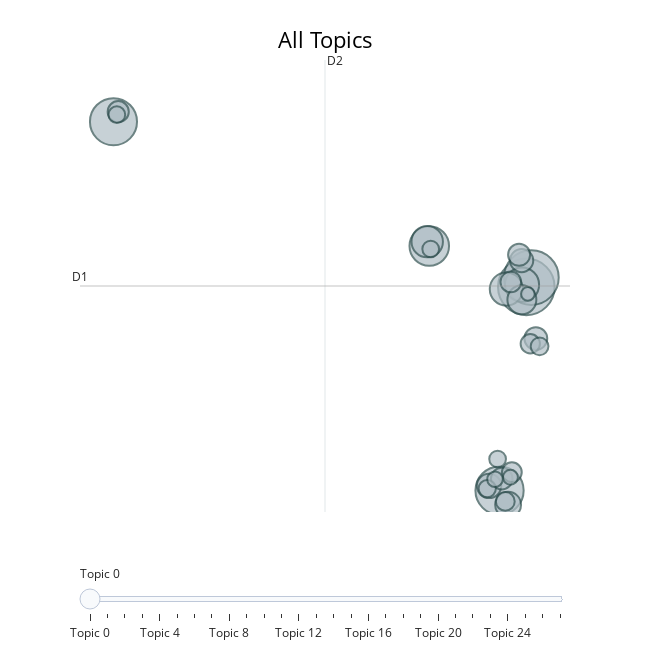

Notebook code cell kept with this figure:
### Markdown cell above
#### Bubble chart

This visualization displays the distribution of topics in a 2-dimensional space using bubbles. The size of each bubble indicates how often the topic appears in the documents. The distance between bubbles represents semantic relationship between the topics, with topics that share common words appearing closer together and overlapping.

### Code cell
topic_model.visualize_topics(title="All Topics", custom_labels=True)

### Figure 1 — Plotly figure (JSON) as saved in the notebook; plotly's stock layout.template omitted (floating-point values rounded to 4 significant figures)
{"data": [{"customdata": [[0, "Cabin Cleanliness and Service Standards", 172], [1, "Gatwick Lounge and Boarding Issues", 161], [2, "Poor Service and Outdated Aircraft", 125], [3, "Booking, Refunds, and Customer Service Issues", 119], [4, "Refund Challenges and Customer Frustrations", 84], [5, "Poor Meal Quality and Service", 63], [6, "Boarding Delays and Customer Service", 59], [7, "Lost Luggage and Poor Service", 53], [8, "Business Class Service and Seating Issues", 45], [9, "Significant Flight Delays and Issues", 36], [10, "Edinburgh to London Flight Experience", 32], [11, "Meal Service and Inflight Entertainment Issues", 29], [12, "Boeing 787 Comfort and Service", 28], [13, "Lounge Quality and Catering Discrepancies", 26], [14, "Exceptional Cabin Crew Support", 25], [15, "Ticketing and Customer Service Failures", 24], [16, "Legroom and Seat Comfort Issues", 23], [17, "A380 Cabin Experience and Issues", 21], [18, "Comfort and Cabin Crew Evaluation", 20], [19, "Efficient Check-in and Boarding Chaos", 19], [20, "Premium Economy Experience Evaluation", 17], [21, "Delays and Inflight Service Issues", 16], [22, "Frequent Flight Delays and Chaos", 15], [23, "Overbooking and Flight Cancellations", 15], [24, "Ground Staff and Check-in Issues", 15], [25, "Poor In-Flight Experience and Services", 13], [26, "A380 Comfort and Service Feedback", 12], [27, "Club Europe Service and Comfort Issues", 10]], "hovertemplate": "<b>Topic %{customdata[0]}</b><br>%{customdata[1]}<br>Size: %{customdata[2]}", "legendgroup": "", "marker": {"color": "#B0BEC5", "line": {"color": "DarkSlateGrey", "width": 2}, "size": [172, 161, 125, 119, 84, 63, 59, 53, 45, 36, 32, 29, 28, 26, 25, 24, 23, 21, 20, 19, 17, 16, 15, 15, 15, 13, 12, 10], "sizemode": "area", "sizeref": 0.1075, "symbol": "circle"}, "mode": "markers", "name": "", "orientation": "v", "showlegend": false, "type": "scatter", "x": [12.77, 13.11, 10.97, -15.03, 6.237, 12.48, 11.43, 6.099, 12.47, 11.55, 10.27, 12.46, 13.42, 12.29, 11.12, -14.71, 11.73, 11.8, 13.04, 11.36, 13.67, 10.14, -14.81, 6.333, 10.84, 10.66, 11.7, 12.88], "xaxis": "x", "y": [5.417, 5.716, -1.094, 10.7, 6.726, 5.489, 5.348, 6.864, 5.005, -1.548, -0.9439, 6.259, 3.766, 6.443, -0.7142, 11.02, 5.576, -0.5086, 3.6, -1.442, 3.516, -1.033, 10.93, 6.629, -0.08617, -0.7356, -0.6688, 5.192], "yaxis": "y"}], "layout": {"annotations": [{"showarrow": false, "text": "D1", "x": -17.29, "y": 5.446, "yshift": 10}, {"showarrow": false, "text": "D2", "x": -0.7863, "xshift": 10, "y": 12.67}], "height": 650, "hoverlabel": {"bgcolor": "white", "font": {"family": "Rockwell", "size": 16}}, "legend": {"itemsizing": "constant", "tracegroupgap": 0}, "margin": {"t": 60}, "shapes": [{"line": {"color": "#CFD8DC", "width": 2}, "type": "line", "x0": -0.7863, "x1": -0.7863, "y0": -1.78, "y1": 12.67}, {"line": {"color": "#9E9E9E", "width": 2}, "type": "line", "x0": -17.29, "x1": 15.72, "y0": 5.446, "y1": 5.446}], "sliders": [{"active": 0, "pad": {"t": 50}, "steps": [{"args": [{"marker.color": [["red", "#B0BEC5", "#B0BEC5", "#B0BEC5", "#B0BEC5", "#B0BEC5", "#B0BEC5", "#B0BEC5", "#B0BEC5", "#B0BEC5", "#B0BEC5", "#B0BEC5", "#B0BEC5", "#B0BEC5", "#B0BEC5", "#B0BEC5", "#B0BEC5", "#B0BEC5", "#B0BEC5", "#B0BEC5", "#B0BEC5", "#B0BEC5", "#B0BEC5", "#B0BEC5", "#B0BEC5", "#B0BEC5", "#B0BEC5", "#B0BEC5"]]}], "label": "Topic 0", "method": "update"}, {"args": [{"marker.color": [["#B0BEC5", "red", "#B0BEC5", "#B0BEC5", "#B0BEC5", "#B0BEC5", "#B0BEC5", "#B0BEC5", "#B0BEC5", "#B0BEC5", "#B0BEC5", "#B0BEC5", "#B0BEC5", "#B0BEC5", "#B0BEC5", "#B0BEC5", "#B0BEC5", "#B0BEC5", "#B0BEC5", "#B0BEC5", "#B0BEC5", "#B0BEC5", "#B0BEC5", "#B0BEC5", "#B0BEC5", "#B0BEC5", "#B0BEC5", "#B0BEC5"]]}], "label": "Topic 1", "method": "update"}, {"args": [{"marker.color": [["#B0BEC5", "#B0BEC5", "red", "#B0BEC5", "#B0BEC5", "#B0BEC5", "#B0BEC5", "#B0BEC5", "#B0BEC5", "#B0BEC5", "#B0BEC5", "#B0BEC5", "#B0BEC5", "#B0BEC5", "#B0BEC5", "#B0BEC5", "#B0BEC5", "#B0BEC5", "#B0BEC5", "#B0BEC5", "#B0BEC5", "#B0BEC5", "#B0BEC5", "#B0BEC5", "#B0BEC5", "#B0BEC5", "#B0BEC5", "#B0BEC5"]]}], "label": "Topic 2", "method": "update"}, {"args": [{"marker.color": [["#B0BEC5", "#B0BEC5", "#B0BEC5", "red", "#B0BEC5", "#B0BEC5", "#B0BEC5", "#B0BEC5", "#B0BEC5", "#B0BEC5", "#B0BEC5", "#B0BEC5", "#B0BEC5", "#B0BEC5", "#B0BEC5", "#B0BEC5", "#B0BEC5", "#B0BEC5", "#B0BEC5", "#B0BEC5", "#B0BEC5", "#B0BEC5", "#B0BEC5", "#B0BEC5", "#B0BEC5", "#B0BEC5", "#B0BEC5", "#B0BEC5"]]}], "label": "Topic 3", "method": "update"}, {"args": [{"marker.color": [["#B0BEC5", "#B0BEC5", "#B0BEC5", "#B0BEC5", "red", "#B0BEC5", "#B0BEC5", "#B0BEC5", "#B0BEC5", "#B0BEC5", "#B0BEC5", "#B0BEC5", "#B0BEC5", "#B0BEC5", "#B0BEC5", "#B0BEC5", "#B0BEC5", "#B0BEC5", "#B0BEC5", "#B0BEC5", "#B0BEC5", "#B0BEC5", "#B0BEC5", "#B0BEC5", "#B0BEC5", "#B0BEC5", "#B0BEC5", "#B0BEC5"]]}], "label": "Topic 4", "method": "update"}, {"args": [{"marker.color": [["#B0BEC5", "#B0BEC5", "#B0BEC5", "#B0BEC5", "#B0BEC5", "red", "#B0BEC5", "#B0BEC5", "#B0BEC5", "#B0BEC5", "#B0BEC5", "#B0BEC5", "#B0BEC5", "#B0BEC5", "#B0BEC5", "#B0BEC5", "#B0BEC5", "#B0BEC5", "#B0BEC5", "#B0BEC5", "#B0BEC5", "#B0BEC5", "#B0BEC5", "#B0BEC5", "#B0BEC5", "#B0BEC5", "#B0BEC5", "#B0BEC5"]]}], "label": "Topic 5", "method": "update"}, {"args": [{"marker.color": [["#B0BEC5", "#B0BEC5", "#B0BEC5", "#B0BEC5", "#B0BEC5", "#B0BEC5", "red", "#B0BEC5", "#B0BEC5", "#B0BEC5", "#B0BEC5", "#B0BEC5", "#B0BEC5", "#B0BEC5", "#B0BEC5", "#B0BEC5", "#B0BEC5", "#B0BEC5", "#B0BEC5", "#B0BEC5", "#B0BEC5", "#B0BEC5", "#B0BEC5", "#B0BEC5", "#B0BEC5", "#B0BEC5", "#B0BEC5", "#B0BEC5"]]}], "label": "Topic 6", "method": "update"}, {"args": [{"marker.color": [["#B0BEC5", "#B0BEC5", "#B0BEC5", "#B0BEC5", "#B0BEC5", "#B0BEC5", "#B0BEC5", "red", "#B0BEC5", "#B0BEC5", "#B0BEC5", "#B0BEC5", "#B0BEC5", "#B0BEC5", "#B0BEC5", "#B0BEC5", "#B0BEC5", "#B0BEC5", "#B0BEC5", "#B0BEC5", "#B0BEC5", "#B0BEC5", "#B0BEC5", "#B0BEC5", "#B0BEC5", "#B0BEC5", "#B0BEC5", "#B0BEC5"]]}], "label": "Topic 7", "method": "update"}, {"args": [{"marker.color": [["#B0BEC5", "#B0BEC5", "#B0BEC5", "#B0BEC5", "#B0BEC5", "#B0BEC5", "#B0BEC5", "#B0BEC5", "red", "#B0BEC5", "#B0BEC5", "#B0BEC5", "#B0BEC5", "#B0BEC5", "#B0BEC5", "#B0BEC5", "#B0BEC5", "#B0BEC5", "#B0BEC5", "#B0BEC5", "#B0BEC5", "#B0BEC5", "#B0BEC5", "#B0BEC5", "#B0BEC5", "#B0BEC5", "#B0BEC5", "#B0BEC5"]]}], "label": "Topic 8", "method": "update"}, {"args": [{"marker.color": [["#B0BEC5", "#B0BEC5", "#B0BEC5", "#B0BEC5", "#B0BEC5", "#B0BEC5", "#B0BEC5", "#B0BEC5", "#B0BEC5", "red", "#B0BEC5", "#B0BEC5", "#B0BEC5", "#B0BEC5", "#B0BEC5", "#B0BEC5", "#B0BEC5", "#B0BEC5", "#B0BEC5", "#B0BEC5", "#B0BEC5", "#B0BEC5", "#B0BEC5", "#B0BEC5", "#B0BEC5", "#B0BEC5", "#B0BEC5", "#B0BEC5"]]}], "label": "Topic 9", "method": "update"}, {"args": [{"marker.color": [["#B0BEC5", "#B0BEC5", "#B0BEC5", "#B0BEC5", "#B0BEC5", "#B0BEC5", "#B0BEC5", "#B0BEC5", "#B0BEC5", "#B0BEC5", "red", "#B0BEC5", "#B0BEC5", "#B0BEC5", "#B0BEC5", "#B0BEC5", "#B0BEC5", "#B0BEC5", "#B0BEC5", "#B0BEC5", "#B0BEC5", "#B0BEC5", "#B0BEC5", "#B0BEC5", "#B0BEC5", "#B0BEC5", "#B0BEC5", "#B0BEC5"]]}], "label": "Topic 10", "method": "update"}, {"args": [{"marker.color": [["#B0BEC5", "#B0BEC5", "#B0BEC5", "#B0BEC5", "#B0BEC5", "#B0BEC5", "#B0BEC5", "#B0BEC5", "#B0BEC5", "#B0BEC5", "#B0BEC5", "red", "#B0BEC5", "#B0BEC5", "#B0BEC5", "#B0BEC5", "#B0BEC5", "#B0BEC5", "#B0BEC5", "#B0BEC5", "#B0BEC5", "#B0BEC5", "#B0BEC5", "#B0BEC5", "#B0BEC5", "#B0BEC5", "#B0BEC5", "#B0BEC5"]]}], "label": "Topic 11", "method": "update"}, {"args": [{"marker.color": [["#B0BEC5", "#B0BEC5", "#B0BEC5", "#B0BEC5", "#B0BEC5", "#B0BEC5", "#B0BEC5", "#B0BEC5", "#B0BEC5", "#B0BEC5", "#B0BEC5", "#B0BEC5", "red", "#B0BEC5", "#B0BEC5", "#B0BEC5", "#B0BEC5", "#B0BEC5", "#B0BEC5", "#B0BEC5", "#B0BEC5", "#B0BEC5", "#B0BEC5", "#B0BEC5", "#B0BEC5", "#B0BEC5", "#B0BEC5", "#B0BEC5"]]}], "label": "Topic 12", "method": "update"}, {"args": [{"marker.color": [["#B0BEC5", "#B0BEC5", "#B0BEC5", "#B0BEC5", "#B0BEC5", "#B0BEC5", "#B0BEC5", "#B0BEC5", "#B0BEC5", "#B0BEC5", "#B0BEC5", "#B0BEC5", "#B0BEC5", "red", "#B0BEC5", "#B0BEC5", "#B0BEC5", "#B0BEC5", "#B0BEC5", "#B0BEC5", "#B0BEC5", "#B0BEC5", "#B0BEC5", "#B0BEC5", "#B0BEC5", "#B0BEC5", "#B0BEC5", "#B0BEC5"]]}], "label": "Topic 13", "method": "update"}, {"args": [{"marker.color": [["#B0BEC5", "#B0BEC5", "#B0BEC5", "#B0BEC5", "#B0BEC5", "#B0BEC5", "#B0BEC5", "#B0BEC5", "#B0BEC5", "#B0BEC5", "#B0BEC5", "#B0BEC5", "#B0BEC5", "#B0BEC5", "red", "#B0BEC5", "#B0BEC5", "#B0BEC5", "#B0BEC5", "#B0BEC5", "#B0BEC5", "#B0BEC5", "#B0BEC5", "#B0BEC5", "#B0BEC5", "#B0BEC5", "#B0BEC5", "#B0BEC5"]]}], "label": "Topic 14", "method": "update"}, {"args": [{"marker.color": [["#B0BEC5", "#B0BEC5", "#B0BEC5", "#B0BEC5", "#B0BEC5", "#B0BEC5", "#B0BEC5", "#B0BEC5", "#B0BEC5", "#B0BEC5", "#B0BEC5", "#B0BEC5", "#B0BEC5", "#B0BEC5", "#B0BEC5", "red", "#B0BEC5", "#B0BEC5", "#B0BEC5", "#B0BEC5", "#B0BEC5", "#B0BEC5", "#B0BEC5", "#B0BEC5", "#B0BEC5", "#B0BEC5", "#B0BEC5", "#B0BEC5"]]}], "label": "Topic 15", "method": "update"}, {"args": [{"marker.color": [["#B0BEC5", "#B0BEC5", "#B0BEC5", "#B0BEC5", "#B0BEC5", "#B0BEC5", "#B0BEC5", "#B0BEC5", "#B0BEC5", "#B0BEC5", "#B0BEC5", "#B0BEC5", "#B0BEC5", "#B0BEC5", "#B0BEC5", "#B0BEC5", "red", "#B0BEC5", "#B0BEC5", "#B0BEC5", "#B0BEC5", "#B0BEC5", "#B0BEC5", "#B0BEC5", "#B0BEC5", "#B0BEC5", "#B0BEC5", "#B0BEC5"]]}], "label": "Topic 16", "method": "update"}, {"args": [{"marker.color": [["#B0BEC5", "#B0BEC5", "#B0BEC5", "#B0BEC5", "#B0BEC5", "#B0BEC5", "#B0BEC5", "#B0BEC5", "#B0BEC5", "#B0BEC5", "#B0BEC5", "#B0BEC5", "#B0BEC5", "#B0BEC5", "#B0BEC5", "#B0BEC5", "#B0BEC5", "red", "#B0BEC5", "#B0BEC5", "#B0BEC5", "#B0BEC5", "#B0BEC5", "#B0BEC5", "#B0BEC5", "#B0BEC5", "#B0BEC5", "#B0BEC5"]]}], "label": "Topic 17", "method": "update"}, {"args": [{"marker.color": [["#B0BEC5", "#B0BEC5", "#B0BEC5", "#B0BEC5", "#B0BEC5", "#B0BEC5", "#B0BEC5", "#B0BEC5", "#B0BEC5", "#B0BEC5", "#B0BEC5", "#B0BEC5", "#B0BEC5", "#B0BEC5", "#B0BEC5", "#B0BEC5", "#B0BEC5", "#B0BEC5", "red", "#B0BEC5", "#B0BEC5", "#B0BEC5", "#B0BEC5", "#B0BEC5", "#B0BEC5", "#B0BEC5", "#B0BEC5", "#B0BEC5"]]}], "label": "Topic 18", "method": "update"}, {"args": [{"marker.color": [["#B0BEC5", "#B0BEC5", "#B0BEC5", "#B0BEC5", "#B0BEC5", "#B0BEC5", "#B0BEC5", "#B0BEC5", "#B0BEC5", "#B0BEC5", "#B0BEC5", "#B0BEC5", "#B0BEC5", "#B0BEC5", "#B0BEC5", "#B0BEC5", "#B0BEC5", "#B0BEC5", "#B0BEC5", "red", "#B0BEC5", "#B0BEC5", "#B0BEC5", "#B0BEC5", "#B0BEC5", "#B0BEC5", "#B0BEC5", "#B0BEC5"]]}], "label": "Topic 19", "method": "update"}, {"args": [{"marker.color": [["#B0BEC5", "#B0BEC5", "#B0BEC5", "#B0BEC5", "#B0BEC5", "#B0BEC5", "#B0BEC5", "#B0BEC5", "#B0BEC5", "#B0BEC5", "#B0BEC5", "#B0BEC5", "#B0BEC5", "#B0BEC5", "#B0BEC5", "#B0BEC5", "#B0BEC5", "#B0BEC5", "#B0BEC5", "#B0BEC5", "red", "#B0BEC5", "#B0BEC5", "#B0BEC5", "#B0BEC5", "#B0BEC5", "#B0BEC5", "#B0BEC5"]]}], "label": "Topic 20", "method": "update"}, {"args": [{"marker.color": [["#B0BEC5", "#B0BEC5", "#B0BEC5", "#B0BEC5", "#B0BEC5", "#B0BEC5", "#B0BEC5", "#B0BEC5", "#B0BEC5", "#B0BEC5", "#B0BEC5", "#B0BEC5", "#B0BEC5", "#B0BEC5", "#B0BEC5", "#B0BEC5", "#B0BEC5", "#B0BEC5", "#B0BEC5", "#B0BEC5", "#B0BEC5", "red", "#B0BEC5", "#B0BEC5", "#B0BEC5", "#B0BEC5", "#B0BEC5", "#B0BEC5"]]}], "label": "Topic 21", "method": "update"}, {"args": [{"marker.color": [["#B0BEC5", "#B0BEC5", "#B0BEC5", "#B0BEC5", "#B0BEC5", "#B0BEC5", "#B0BEC5", "#B0BEC5", "#B0BEC5", "#B0BEC5", "#B0BEC5", "#B0BEC5", "#B0BEC5", "#B0BEC5", "#B0BEC5", "#B0BEC5", "#B0BEC5", "#B0BEC5", "#B0BEC5", "#B0BEC5", "#B0BEC5", "#B0BEC5", "red", "#B0BEC5", "#B0BEC5", "#B0BEC5", "#B0BEC5", "#B0BEC5"]]}], "label": "Topic 22", "method": "update"}, {"args": [{"marker.color": [["#B0BEC5", "#B0BEC5", "#B0BEC5", "#B0BEC5", "#B0BEC5", "#B0BEC5", "#B0BEC5", "#B0BEC5", "#B0BEC5", "#B0BEC5", "#B0BEC5", "#B0BEC5", "#B0BEC5", "#B0BEC5", "#B0BEC5", "#B0BEC5", "#B0BEC5", "#B0BEC5", "#B0BEC5", "#B0BEC5", "#B0BEC5", "#B0BEC5", "#B0BEC5", "red", "#B0BEC5", "#B0BEC5", "#B0BEC5", "#B0BEC5"]]}], "label": "Topic 23", "method": "update"}, {"args": [{"marker.color": [["#B0BEC5", "#B0BEC5", "#B0BEC5", "#B0BEC5", "#B0BEC5", "#B0BEC5", "#B0BEC5", "#B0BEC5", "#B0BEC5", "#B0BEC5", "#B0BEC5", "#B0BEC5", "#B0BEC5", "#B0BEC5", "#B0BEC5", "#B0BEC5", "#B0BEC5", "#B0BEC5", "#B0BEC5", "#B0BEC5", "#B0BEC5", "#B0BEC5", "#B0BEC5", "#B0BEC5", "red", "#B0BEC5", "#B0BEC5", "#B0BEC5"]]}], "label": "Topic 24", "method": "update"}, {"args": [{"marker.color": [["#B0BEC5", "#B0BEC5", "#B0BEC5", "#B0BEC5", "#B0BEC5", "#B0BEC5", "#B0BEC5", "#B0BEC5", "#B0BEC5", "#B0BEC5", "#B0BEC5", "#B0BEC5", "#B0BEC5", "#B0BEC5", "#B0BEC5", "#B0BEC5", "#B0BEC5", "#B0BEC5", "#B0BEC5", "#B0BEC5", "#B0BEC5", "#B0BEC5", "#B0BEC5", "#B0BEC5", "#B0BEC5", "red", "#B0BEC5", "#B0BEC5"]]}], "label": "Topic 25", "method": "update"}, {"args": [{"marker.color": [["#B0BEC5", "#B0BEC5", "#B0BEC5", "#B0BEC5", "#B0BEC5", "#B0BEC5", "#B0BEC5", "#B0BEC5", "#B0BEC5", "#B0BEC5", "#B0BEC5", "#B0BEC5", "#B0BEC5", "#B0BEC5", "#B0BEC5", "#B0BEC5", "#B0BEC5", "#B0BEC5", "#B0BEC5", "#B0BEC5", "#B0BEC5", "#B0BEC5", "#B0BEC5", "#B0BEC5", "#B0BEC5", "#B0BEC5", "red", "#B0BEC5"]]}], "label": "Topic 26", "method": "update"}, {"args": [{"marker.color": [["#B0BEC5", "#B0BEC5", "#B0BEC5", "#B0BEC5", "#B0BEC5", "#B0BEC5", "#B0BEC5", "#B0BEC5", "#B0BEC5", "#B0BEC5", "#B0BEC5", "#B0BEC5", "#B0BEC5", "#B0BEC5", "#B0BEC5", "#B0BEC5", "#B0BEC5", "#B0BEC5", "#B0BEC5", "#B0BEC5", "#B0BEC5", "#B0BEC5", "#B0BEC5", "#B0BEC5", "#B0BEC5", "#B0BEC5", "#B0BEC5", "red"]]}], "label": "Topic 27", "method": "update"}]}], "title": {"font": {"color": "Black", "size": 22}, "text": "All Topics", "x": 0.5, "xanchor": "center", "y": 0.95, "yanchor": "top"}, "width": 650, "xaxis": {"anchor": "y", "domain": [0, 1], "range": [-17.29, 15.72], "title": {"text": ""}, "visible": false}, "yaxis": {"anchor": "x", "domain": [0, 1], "range": [-1.78, 12.67], "title": {"text": ""}, "visible": false}}}
